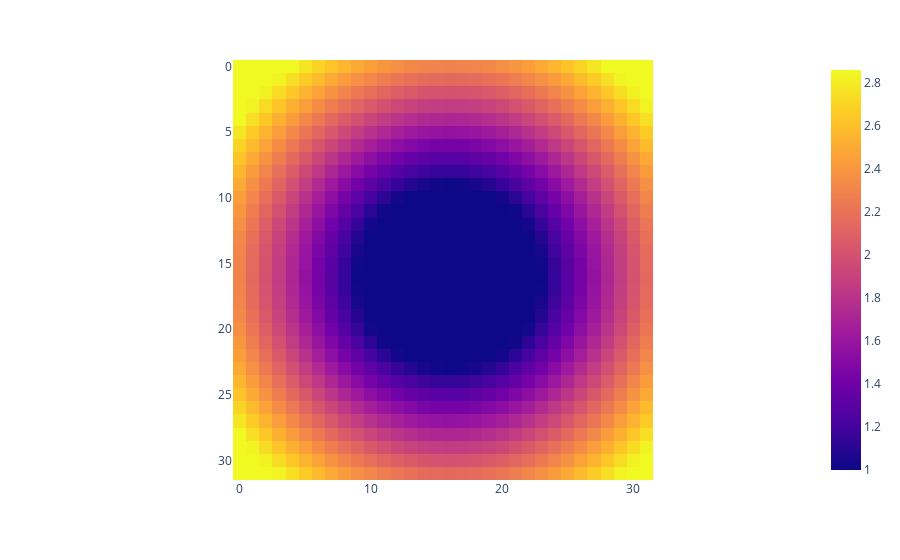

Notebook code for this chart:
### Code cell
dst = get_weight_map(cuts[0].shape)
fig = px.imshow(dst[0])
fig.show()

### Figure 1 — Plotly figure (JSON) as saved in the notebook; plotly's stock layout.template omitted (floating-point values rounded to 4 significant figures; data arrays with more than 128 entries replaced by an {"elided": "..."} marker saying what was removed)
{"data": [{"coloraxis": "coloraxis", "hovertemplate": "x: %{x}<br>y: %{y}<br>color: %{z}<extra></extra>", "name": "0", "type": "heatmap", "xaxis": "x", "yaxis": "y", "z": {"elided": "32x32 float values"}}], "layout": {"coloraxis": {"colorscale": [[0, "#0d0887"], [0.1111, "#46039f"], [0.2222, "#7201a8"], [0.3333, "#9c179e"], [0.4444, "#bd3786"], [0.5556, "#d8576b"], [0.6667, "#ed7953"], [0.7778, "#fb9f3a"], [0.8889, "#fdca26"], [1, "#f0f921"]]}, "margin": {"t": 60}, "xaxis": {"anchor": "y", "constrain": "domain", "domain": [0, 1], "scaleanchor": "y"}, "yaxis": {"anchor": "x", "autorange": "reversed", "constrain": "domain", "domain": [0, 1]}}}
